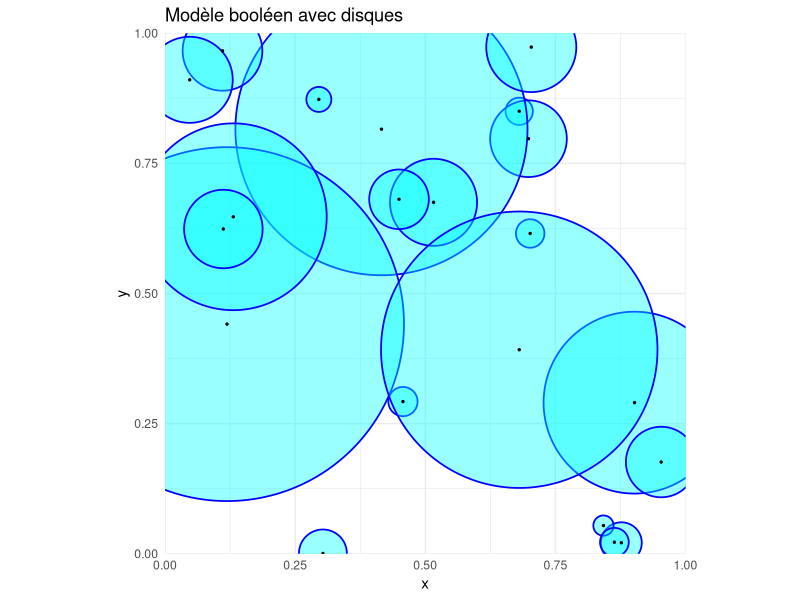
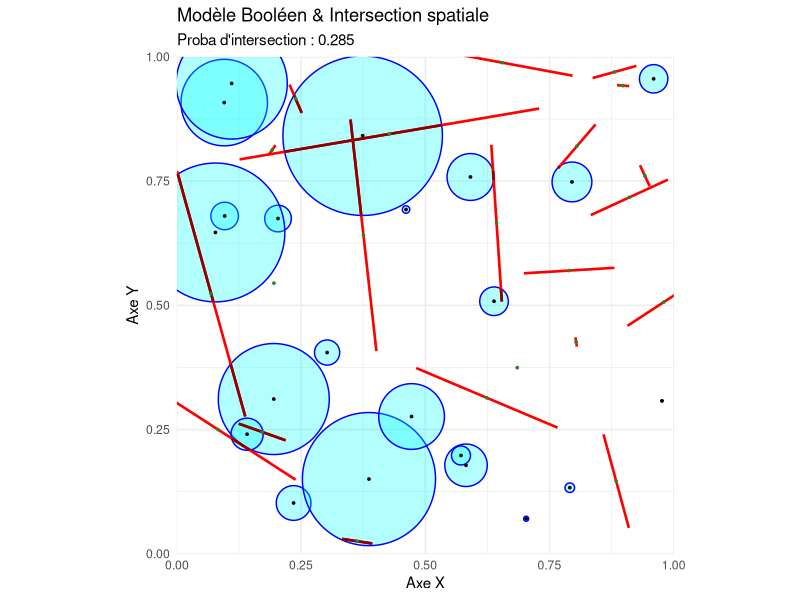
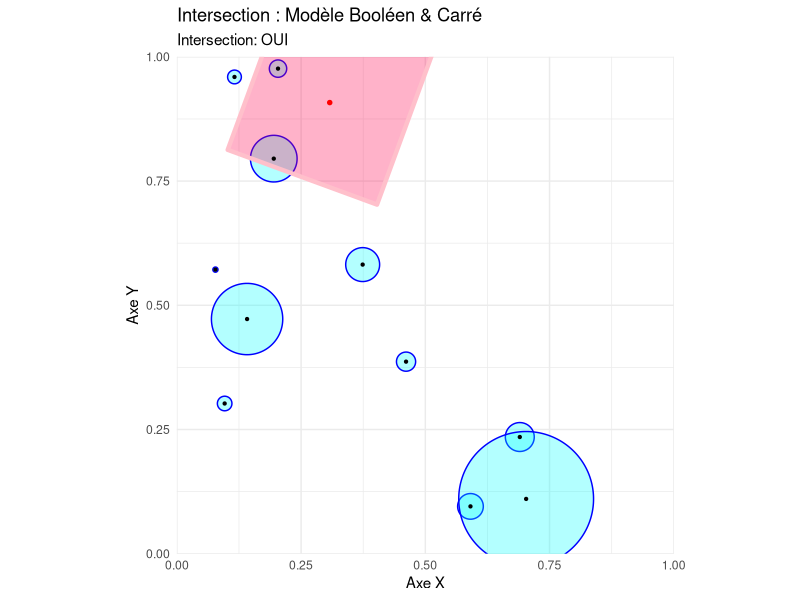

Here is the R script that generated these plots, in order: (Note: this script raises an error after producing the figures.)
## ---- chunk 1
#| label: setup-sim
#| include: false

library(spatstat)
library(ggplot2)

set.seed(2024)  # Reproductibilité
## ---- chunk 2
library(ggplot2)



borne_inferieure_axe_x <- 0; borne_superieure_axe_x <- 1
borne_inferieure_axe_y <- 0; borne_superieure_axe_y <- 1
longueur_intervalle_x <- (borne_superieure_axe_x) - (borne_inferieure_axe_x)
longueur_intervalle_y <- (borne_superieure_axe_y) - (borne_inferieure_axe_y)

nombre_points <- rpois(1, lambda=17*longueur_intervalle_x*longueur_intervalle_y)

centres_x_cercles<- runif(nombre_points, borne_inferieure_axe_x, borne_superieure_axe_x)
centres_y_cercles<- runif(nombre_points, borne_inferieure_axe_y, borne_superieure_axe_y)
rayons_cercles<-rexp(nombre_points,11)
theta <- seq(0, 2 * pi, length.out = 200)

nombre_cordes <- rpois(1, lambda=17*longueur_intervalle_x*longueur_intervalle_y)

centres_x_cordes<- runif(nombre_cordes, borne_inferieure_axe_x, borne_superieure_axe_x)
centres_y_cordes<- runif(nombre_cordes, borne_inferieure_axe_y, borne_superieure_axe_y)
longueurs_cordes<-rexp(nombre_cordes,11)

orientations_cordes<-runif(nombre_cordes,0,pi)

# 1. Génération des cercles sans aucun package externe
df_cercles <- do.call(rbind, lapply(1:nombre_points, function(i) {
  data.frame(
    id = i,
    x  = centres_x_cercles[i] + rayons_cercles[i] * cos(theta),
    y  = centres_y_cercles[i] + rayons_cercles[i] * sin(theta)
  )
}))

# 2. Génération des cordes (calcul vectoriel direct)
df_cordes <- data.frame(
  x    = centres_x_cordes - longueurs_cordes * cos(orientations_cordes),
  y    = centres_y_cordes - longueurs_cordes * sin(orientations_cordes),
  xend = centres_x_cordes + longueurs_cordes * cos(orientations_cordes),
  yend = centres_y_cordes + longueurs_cordes * sin(orientations_cordes),
  cx   = centres_x_cordes,
  cy   = centres_y_cordes
)
set.seed(41)



# 3. Tracé avec ggplot2 uniquement
ggplot() +
  # Cercles (cyan avec bordure bleue)
  geom_polygon(data = df_cercles, aes(x = x, y = y, group = id), 
               fill = "cyan", alpha = 0.4, color = "blue", linewidth = 0.6) +
  
  # Centres des cercles (points noirs)
  geom_point(data = data.frame(x = centres_x_cercles, y = centres_y_cercles), 
             aes(x = x, y = y), color = "black", size = 0.5) +
  
  # Contraintes d'affichage (Strictement limité entre 0 et 1 comme clip)
  coord_equal(xlim = c(borne_inferieure_axe_x, borne_superieure_axe_x),
              ylim = c(borne_inferieure_axe_y, borne_superieure_axe_y),
              expand = FALSE) +
  
  labs(title = "Modèle booléen avec disques", x = "x", y = "y") +
  theme_minimal()
## ---- chunk 3
library(spatstat)
library(ggplot2)

# --- 1. CONFIGURATION ET PARAMÈTRES ---
borne_inferieure_axe_x <- 0
borne_superieure_axe_x <- 1
borne_inferieure_axe_y <- 0
borne_superieure_axe_y <- 1

longueur_intervalle_x <- (borne_superieure_axe_x) - (borne_inferieure_axe_x)
longueur_intervalle_y <- (borne_superieure_axe_y) - (borne_inferieure_axe_y)

set.seed(40)

# Définition de la fenêtre d'observation principale
W_obs <- owin(c(borne_inferieure_axe_x, borne_superieure_axe_x), 
              c(borne_inferieure_axe_y, borne_superieure_axe_y))

# Fenêtre élargie pour éviter les effets de bord lors de la génération
W_large <- owin(c(borne_inferieure_axe_x - longueur_intervalle_x, borne_superieure_axe_x + longueur_intervalle_x), 
                c(borne_inferieure_axe_y - longueur_intervalle_y, borne_superieure_axe_y + longueur_intervalle_y))

# --- 2. SIMULATION DES PROCESSUS ---
nombre_points <- rpois(1, lambda = 20 * longueur_intervalle_x * longueur_intervalle_y)
nombre_cordes <- rpois(1, lambda = 20 * longueur_intervalle_x * longueur_intervalle_y)

centres_x_cercles <- runif(nombre_points, borne_inferieure_axe_x, borne_superieure_axe_x)
centres_y_cercles <- runif(nombre_points, borne_inferieure_axe_y, borne_superieure_axe_y)
rayons_cercles    <- rexp(nombre_points, 20)

centres_x_cordes    <- runif(nombre_cordes, borne_inferieure_axe_x, borne_superieure_axe_x)
centres_y_cordes    <- runif(nombre_cordes, borne_inferieure_axe_y, borne_superieure_axe_y)
longueurs_cordes    <- rexp(nombre_cordes, 5) / 2
orientations_cordes <- runif(nombre_cordes, 0, pi)

# --- 3. CALCULS GÉOMÉTRIQUES (spatstat) ---
# Résolution du masque augmentée (dimyx=512) pour éviter l'erreur d'approximation numérique
liste_cercles <- list()
for(i in 1:nombre_points) {
  liste_cercles[[i]] <- disc(r = rayons_cercles[i], 
                             centre = c(centres_x_cercles[i], centres_y_cercles[i]), 
                             mask = TRUE, dimyx = 512)
}
zone_cercles <- do.call(union.owin, liste_cercles)

# Construction des segments
x0 <- centres_x_cordes - longueurs_cordes * cos(orientations_cordes)
y0 <- centres_y_cordes - longueurs_cordes * sin(orientations_cordes)
x1 <- centres_x_cordes + longueurs_cordes * cos(orientations_cordes)
y1 <- centres_y_cordes + longueurs_cordes * sin(orientations_cordes)

# Utilisation de la fenêtre élargie pour ne pas couper les cordes de base
toutes_les_cordes <- psp(x0, y0, x1, y1, window = W_large)

# Intersection des cordes avec l'union des cercles
cordes_dans_cercles <- toutes_les_cordes[zone_cercles]

# Calcul des statistiques d'intersection
longueurs_intersections       <- lengths_psp(cordes_dans_cercles)
longueur_totale_initiale      <- sum(lengths_psp(toutes_les_cordes))
longueur_totale_intersections <- sum(longueurs_intersections)
pourcentage_dans_cercles      <- (longueur_totale_intersections / longueur_totale_initiale)

# --- 4. EXTRACATION DES SEGMENTS INTERSECTÉS POUR GGPLOT2 ---
# Conversion de l'objet psp spatstat en DataFrame
df_cordes_inter <- as.data.frame(cordes_dans_cercles)

# --- 5. PRÉPARATION DES DONNÉES DE BASE POUR GGPLOT2 ---
theta <- seq(0, 2 * pi, length.out = 200)
df_cercles_contours <- do.call(rbind, lapply(1:nombre_points, function(i) {
  data.frame(
    id = i,
    x  = centres_x_cercles[i] + rayons_cercles[i] * cos(theta),
    y  = centres_y_cercles[i] + rayons_cercles[i] * sin(theta)
  )
}))

df_cordes_initiales <- data.frame(x0 = x0, y0 = y0, x1 = x1, y1 = y1)

# --- 6. VISUALISATION AVEC GGPLOT2 ---
titre_graphe <- paste("Proba d'intersection :", round(pourcentage_dans_cercles , 3))

ggplot() +
  # 1. Tracé des cercles (Masque booléen)
  geom_polygon(data = df_cercles_contours, aes(x = x, y = y, group = id), 
               fill = "cyan", alpha = 0.3, color = "blue", linewidth = 0.5) +
  
  # 2. Tracé des cordes initiales complètes (en rouge)
  geom_segment(data = df_cordes_initiales, aes(x = x0, y = y0, xend = x1, yend = y1), 
               color = "red", linewidth = 0.9) +
  
  # 3. Tracé exclusif des segments intersectés calculés par spatstat (En rouge foncé)
  geom_segment(data = df_cordes_inter, aes(x = x0, y = y0, xend = x1, yend = y1), 
               color = "darkred", linewidth = 0.9) +
  
  # 4. Points centraux
  geom_point(data = data.frame(x = centres_x_cercles, y = centres_y_cercles), aes(x = x, y = y), 
             color = "black", size = 0.6) +
  geom_point(data = data.frame(x = centres_x_cordes, y = centres_y_cordes), aes(x = x, y = y), 
             color = "forestgreen", size = 0.6) +
  
  # Rognage strict de la fenêtre d'observation finale [0,1]
  coord_equal(xlim = c(borne_inferieure_axe_x, borne_superieure_axe_x),
              ylim = c(borne_inferieure_axe_y, borne_superieure_axe_y),
              expand = FALSE) +
  
  labs(title = "Modèle Booléen & Intersection spatiale",
       subtitle = titre_graphe, x = "Axe X", y = "Axe Y") +
  theme_minimal()


## ---- chunk 4
library(spatstat)
library(ggplot2)

# --- 1. CONFIGURATION ET PARAMÈTRES ---
borne_inferieure_x <- 0
borne_superieure_x <- 1
borne_inferieure_y <- 0
borne_superieure_y <- 1

longueur_intervalle_x <- borne_superieure_x - borne_inferieure_x
longueur_intervalle_y <- borne_superieure_y - borne_inferieure_y

set.seed(40) # Fixé pour la reproductibilité

# --- 2. GÉNÉRATION DES DONNÉES ---
nombre_points <- rpois(1, lambda = 10 * longueur_intervalle_x * longueur_intervalle_y)

coordonnees_x_points <- runif(nombre_points, borne_inferieure_x, borne_superieure_x)
coordonnees_y_points <- runif(nombre_points, borne_inferieure_y, borne_superieure_y)
rayons_cercles        <- rexp(nombre_points, 20)

coordonnees_x_centre_carre <- runif(1, borne_inferieure_x, borne_superieure_x)
coordonnees_y_centre_carre <- runif(1, borne_inferieure_y, borne_superieure_y)

longueur_demie_diagonale_carre <- rexp(1, 4) / 2
orientation_carre              <- runif(1, 0, pi / 2)

# Calcul des sommets du carré tourné
angles_toutes_diagonales <- seq(0, 2 * pi, length.out = 5)
coordonnees_carre_x <- coordonnees_x_centre_carre + longueur_demie_diagonale_carre * cos(orientation_carre + angles_toutes_diagonales)
coordonnees_carre_y <- coordonnees_y_centre_carre + longueur_demie_diagonale_carre * sin(orientation_carre + angles_toutes_diagonales)

# --- 3. CALCULS GÉOMÉTRIQUES (spatstat) ---
# Utilisation d'une grille plus fine (dimyx = 512) pour éviter les erreurs d'arrondi numérique
liste_cercles <- list()
if (nombre_points > 0) {
  for(i in 1:nombre_points) {
    liste_cercles[[i]] <- disc(r = rayons_cercles[i], 
                               centre = c(coordonnees_x_points[i], coordonnees_y_points[i]), 
                               mask = TRUE, dimyx = 100)
  }
  zone_cercles <- do.call(union.owin, liste_cercles)
} else {
  # Si aucun point n'est généré par la loi de Poisson, on crée une zone vide
  zone_cercles <- emptywindow(owin(c(borne_inferieure_x, borne_superieure_x), c(borne_inferieure_y, borne_superieure_y)))
}

# Définition du carré dans spatstat (vignettage automatique des sommets 1 à 4)
zone_carre <- owin(poly = list(x = coordonnees_carre_x[1:4], 
                               y = coordonnees_carre_y[1:4]))

# Intersection géométrique globale
intersection_globale <- intersect.owin(zone_carre, zone_cercles)
a_une_intersection   <- area(intersection_globale) > 0

# --- 4. PRÉPARATION DES DATA FRAMES POUR GGPLOT2 ---
# Contours des cercles
theta <- seq(0, 2 * pi, length.out = 200)
df_cercles_contours <- data.frame()
if (nombre_points > 0) {
  df_cercles_contours <- do.call(rbind, lapply(1:nombre_points, function(i) {
    data.frame(
      id = i,
      x  = coordonnees_x_points[i] + rayons_cercles[i] * cos(theta),
      y  = coordonnees_y_points[i] + rayons_cercles[i] * sin(theta)
    )
  }))
}

# Coordonnées du carré (les 5 points pour fermer le tracé du polygone)
df_carre <- data.frame(
  x = coordonnees_carre_x,
  y = coordonnees_carre_y
)

# Extraction des pixels de la zone d'intersection de manière sécurisée
if (a_une_intersection) {
  df_intersection <- as.data.frame(as.im(intersection_globale))
  # Sécurité : on vérifie que la colonne 'v' existe bien avant de filtrer
  if ("v" %in% names(df_intersection)) {
    df_intersection <- df_intersection[df_intersection$v == TRUE, ]
  } else {
    df_intersection <- data.frame() # DataFrame vide si la colonne n'existe pas
  }
} else {
  df_intersection <- data.frame() # DataFrame vide s'il n'y a aucune intersection
}
# --- 5. VISUALISATION AVEC GGPLOT2 ---
statut_intersection <- if(a_une_intersection) "OUI" else "NON"

ggplot() +
  # 1. Zone d'intersection réelle calculée par spatstat (remplissage jaune en arrière-plan)
  { if(nrow(df_intersection) > 0) 
    geom_tile(data = df_intersection, aes(x = x, y = y), fill = "gold", alpha = 0.6) 
  } +
  
  # 2. Dessin des cercles (cyan avec bordure bleue)
  { if(nombre_points > 0) 
    geom_polygon(data = df_cercles_contours, aes(x = x, y = y, group = id), 
                 fill = "cyan", alpha = 0.3, color = "blue", linewidth = 0.5) 
  } +
  
  # 3. Dessin du carré (corail avec bordure rose)
  geom_polygon(data = df_carre, aes(x = x, y = y), 
               fill = rgb(1, 0, 0.3, 0.3), color = "pink", linewidth = 1.5) +
  
  # 4. Points centraux (centres des cercles et du carré)
  { if(nombre_points > 0) 
    geom_point(data = data.frame(x = coordonnees_x_points, y = coordonnees_y_points), 
               aes(x = x, y = y), color = "black", size = 0.8) 
  } +
  geom_point(data = data.frame(x = coordonnees_x_centre_carre, y = coordonnees_y_centre_carre), 
             aes(x = x, y = y), color = "red", size = 1.2) +
  
  # Contraintes d'affichage (Strictement limité à la fenêtre d'observation)
  coord_equal(xlim = c(borne_inferieure_x, borne_superieure_x),
              ylim = c(borne_inferieure_y, borne_superieure_y),
              expand = FALSE) +
  
  # Titres et habillage
  labs(title = "Intersection : Modèle Booléen & Carré",
       subtitle = paste("Intersection:", statut_intersection),
       x = "Axe X", y = "Axe Y") +
  theme_minimal()

# --- 6. AFFICHAGE DU RÉSULTAT DANS LA CONSOLE ---
print(paste("Intersection:", a_une_intersection)) 
## ---- chunk 5
library(spatstat)

# --- 1. CONFIGURATION ET PARAMÈTRES FIXES ---
borne_inferieure_x <- 0
borne_superieure_x <- 1
borne_inferieure_y <- 0
borne_superieure_y <- 1

longueur_intervalle_x <- borne_superieure_x - borne_inferieure_x
longueur_intervalle_y <- borne_superieure_y - borne_inferieure_y

set.seed(42) # Assure la reproductibilité

# --- 2. DÉFINITION DE LA FONCTION DE SIMULATION PURE ---
# Cette fonction calcule uniquement si l'intersection a lieu (TRUE/FALSE)
simuler_intersection_pure <- function() {
  
  # Génération des objets (Cercles)
  nombre_points <- rpois(1, lambda = 5 * longueur_intervalle_x * longueur_intervalle_y)
  
   if (nombre_points > 0) {
    coordonnees_x_points <- runif(nombre_points, borne_inferieure_x, borne_superieure_x)
    coordonnees_y_points <- runif(nombre_points, borne_inferieure_y, borne_superieure_y)
    rayons_cercles        <- rexp(nombre_points, 20)
    
    # 1. On définit une fenêtre d'analyse fixe avec une résolution bloquée (ex: 256x256)
    cadre_fixe <- owin(c(borne_inferieure_x, borne_superieure_x), 
                       c(borne_inferieure_y, borne_superieure_y))
    masque_fixe <- as.mask(cadre_fixe, dimyx = 256) # Bloque la résolution globale
    
    # 2. On crée les disques sous forme de polygones vectoriels (très léger en mémoire)
    liste_cercles <- list()
    for(i in 1:nombre_points) {
      # mask = FALSE force spatstat à rester en mode vectoriel (polygone)
      liste_cercles[[i]] <- disc(r = rayons_cercles[i], 
                                 centre = c(coordonnees_x_points[i], coordonnees_y_points[i]), 
                                 mask = FALSE)
    }
    
    # 3. On fait l'union vectorielle, puis SEULEMENT À LA FIN, on convertit en masque fixe
    zone_cercles_vectorielle <- do.call(union.owin, liste_cercles)
    zone_cercles <- as.mask(zone_cercles_vectorielle, xy = masque_fixe)
    
  } else {
    return(FALSE)
  }
  
  # Génération de l'objet (Carré)
  coordonnees_x_centre_carre     <- runif(1, borne_inferieure_x, borne_superieure_x)
  coordonnees_y_centre_carre     <- runif(1, borne_inferieure_y, borne_superieure_y)
  longueur_demie_diagonale_carre <- rexp(1, 5) / 2
  orientation_carre              <- runif(1, 0, pi / 2)
  
  angles_toutes_diagonales <- seq(0, 2 * pi, length.out = 5)
  coordonnees_carre_x <- coordonnees_x_centre_carre + longueur_demie_diagonale_carre * cos(orientation_carre + angles_toutes_diagonales)
  coordonnees_carre_y <- coordonnees_y_centre_carre + longueur_demie_diagonale_carre * sin(orientation_carre + angles_toutes_diagonales)
  
  # Création du carré dans spatstat
  zone_carre <- owin(poly = list(x = coordonnees_carre_x[1:4], y = coordonnees_carre_y[1:4]))
  
  # Calcul rapide de l'existence d'une intersection
  intersection_globale <- intersect.owin(zone_carre, zone_cercles)
  return(area(intersection_globale) > 0)
}

# --- 3. EXÉCUTION DU MULTI-TIRAGE (MONTE-CARLO) ---
nombre_simulations <- 1000

# replicate() génère directement un vecteur logique propre (TRUE/FALSE)
vecteur_intersections <- replicate(nombre_simulations, simuler_intersection_pure())

# Calcul de la probabilité empirique
probabilite_intersection <- mean(vecteur_intersections)

# --- 4. AFFICHAGE DES RÉSULTATS ---
cat("=== RÉSULTATS DE LA SIMULATION ===\n")
cat("Nombre de simulations exécutées :", nombre_simulations, "\n")
cat("Nombre d'intersections trouvées :", sum(vecteur_intersections), "\n")
cat("Probabilité estimée d'intersection :", round(probabilite_intersection, 4)) 
## ---- chunk 6
#| label: fig-densite
#| fig-cap: "Estimation de l'intensité par noyau (processus inhomogène)"
#| fig-subcap:
#|   - "Carte d'intensité estimée"
#|   - "Surface 3D"
#| layout-ncol: 2

den <- density(pp_inho, sigma = bw.diggle(pp_inho))

plot(den, main = "Intensité estimée")
persp(den, main = "Surface d'intensité", theta = 30, phi = 20, col = "lightblue")
## ---- chunk 7
#| label: tbl-stats
#| tbl-cap: "Comparaison des deux simulations"

stats <- data.frame(
  Modèle           = c("Homogène", "Inhomogène"),
  `N points`       = c(pp_homo$n, pp_inho$n),
  `Intensité moy.` = c(
    round(intensity(pp_homo), 1),
    round(mean(lambda_fn(pp_inho$x, pp_inho$y)), 1)
  )
)

knitr::kable(stats, align = "lcc")
